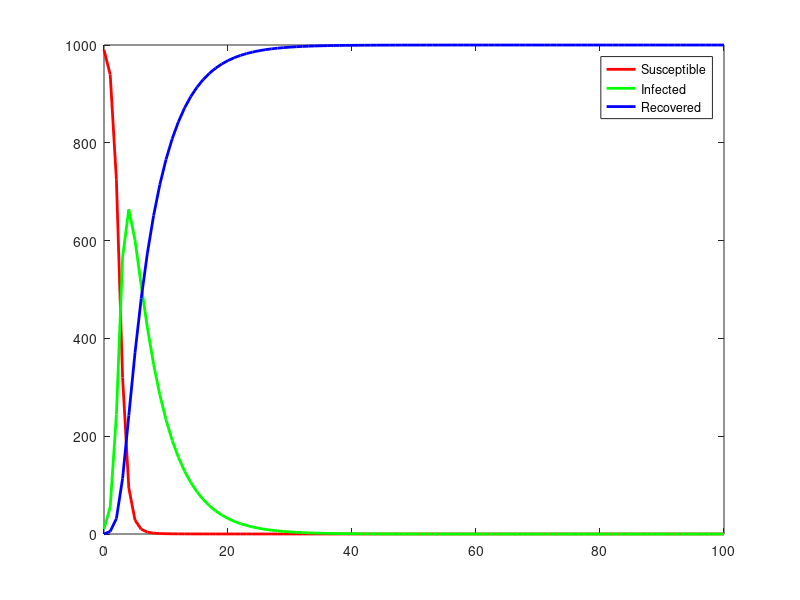

Write MATLAB code to recreate this figure.
Beta = 2;
Gamma = 0.2;

a = 1;
b = 100;
h = 1;
n = (b-a)/h;
n = n+1;

T = zeros(1,n+1);
T(1) = a-h;

Susceptible = zeros(1,n+1);
Infected = zeros(1,n+1);
Recovered = zeros(1,n+1);
Susceptible(1) = 990;
Infected(1) = 10;
Recovered(1) = 0;

N = Susceptible(1)+Infected(1)+Recovered(1);
dS = @(T,S,I) (-Beta/N)*S*I;
dI = @(T,I,S) (Beta/N)*S*I - Gamma*I;
dR = @(T,R,I) Gamma*I;

for i = 1:n
    T(i+1) = T(i)+h;

    k1s = dS(T(i),Susceptible(i),Infected(i));
    k1i = dI(T(i),Infected(i),Susceptible(i));
    k1r = dR(T(i),Recovered(i),Infected(i));

    k2s = dS(T(i)+0.5*h,Susceptible(i)+0.5*k1s*h,Infected(i)+0.5*k1i*h);
    k2i = dI(T(i)+0.5*h,Infected(i)+0.5*k1i*h,Susceptible(i)+0.5*k1s*h);
    k2r = dR(T(i)+0.5*h,Recovered(i)+0.5*k1r*h,Infected(i)+0.5*k1i*h);

    k3s = dS(T(i)+0.5*h,Susceptible(i)+0.5*k2s*h,Infected(i)+0.5*k2i*h);
    k3i = dI(T(i)+0.5*h,Infected(i)+0.5*k2i*h,Susceptible(i)+0.5*k2s*h);
    k3r = dR(T(i)+0.5*h,Recovered(i)+0.5*k2r*h,Infected(i)+0.5*k2i*h);

    k4s = dS(T(i)+h,Susceptible(i)+k3s*h,Infected(i)+k3i*h);
    k4i = dI(T(i)+h,Infected(i)+k3i*h,Susceptible(i)+k3s*h);
    k4r = dR(T(i)+h,Recovered(i)+k3r*h,Infected(i)+k3i*h);

    Susceptible(i+1) = Susceptible(i) + (1/6)*(k1s+2*k2s+2*k3s+k4s)*h;
    Infected(i+1) = Infected(i) + (1/6)*(k1i+2*k2i+2*k3i+k4i)*h;
    Recovered(i+1) = Recovered(i) + (1/6)*(k1r+2*k2r+2*k3r+k4r)*h;
end

figure(1);
plot(T,Susceptible,'r','LineWidth',2);
hold on
plot(T,Infected,'g','LineWidth',2);
plot(T,Recovered,'b','LineWidth',2);
hold off
legend('Susceptible','Infected','Recovered');

fprintf('Changing the Beta value affects how quickly the susceptible value decreases. Making the Beta value larger will\nmake the susceptible value decrease quickly, and making the Beta value smaller will make the susceptible value\ndecrease slower.')
fprintf('\n\nChanging the Gamma value affects the speed and rate at which individuals get infected as well as the recovery\nspeed and rate. Making the Gamma value higher will slow down the infected rate and quantity and increase the\nrecovery rate. This makes sense based on what we know about what Gamma means.')
